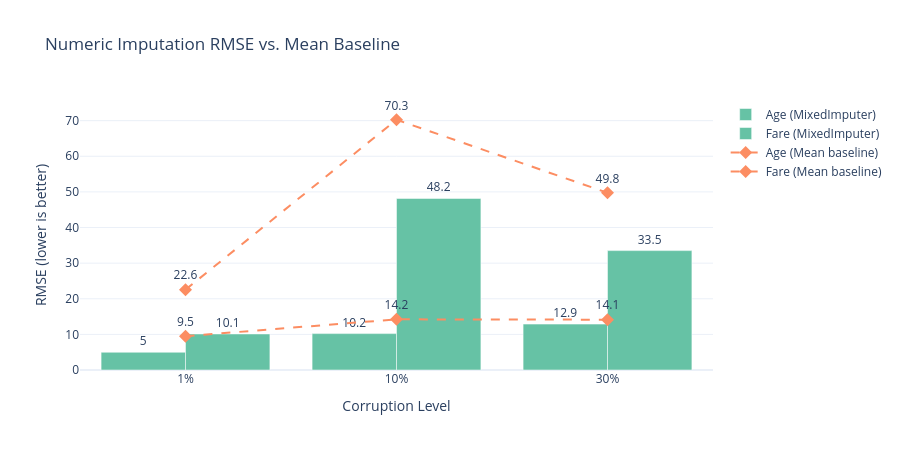

The cell this chart's notebook holds for it:
### Markdown cell above
## 5. Visualizations

### 5a. Numeric Columns — RMSE

Lower is better.  The dashed line shows the **mean-imputation baseline**
(what you'd get by filling every missing `Age`/`Fare` with the column mean).

### Code cell
# ── RMSE bar chart ──
rmse_cols = [c for c in results_df.columns if c.endswith("_rmse") and "_baseline" not in c]
rmse_data = results_df[rmse_cols].copy()
rmse_data.columns = [c.replace("_rmse", "") for c in rmse_cols]

fig_rmse = go.Figure()
for col in rmse_data.columns:
    fig_rmse.add_trace(go.Bar(
        name=f"{col} (MixedImputer)",
        x=rmse_data.index,
        y=rmse_data[col],
        marker_color=COLORS[0],
        text=rmse_data[col].round(1),
        textposition="outside",
    ))

# Baseline lines
bl_cols = [c for c in results_df.columns if c.endswith("_rmse_baseline")]
bl_data = results_df[bl_cols].copy()
bl_data.columns = [c.replace("_rmse_baseline", "") for c in bl_cols]

for i, col in enumerate(bl_data.columns):
    fig_rmse.add_trace(go.Scatter(
        name=f"{col} (Mean baseline)",
        x=bl_data.index,
        y=bl_data[col],
        mode="lines+markers+text",
        marker=dict(color=COLORS[1], size=10, symbol="diamond"),
        line=dict(dash="dash", color=COLORS[1]),
        text=bl_data[col].round(1),
        textposition="top center",
    ))

fig_rmse.update_layout(
    title="Numeric Imputation RMSE vs. Mean Baseline",
    xaxis_title="Corruption Level",
    yaxis_title="RMSE (lower is better)",
    barmode="group",
    template=TEMPLATE,
    height=450,
)
fig_rmse.show()

### Figure 1 — Plotly figure (JSON) as saved in the notebook; plotly's stock layout.template omitted (floating-point values rounded to 4 significant figures)
{"data": [{"marker": {"color": "rgb(102,194,165)"}, "name": "Age (MixedImputer)", "text": [5.0, 10.2, 12.9], "textposition": "outside", "type": "bar", "x": ["1%", "10%", "30%"], "y": [4.982, 10.22, 12.88]}, {"marker": {"color": "rgb(102,194,165)"}, "name": "Fare (MixedImputer)", "text": [10.1, 48.2, 33.5], "textposition": "outside", "type": "bar", "x": ["1%", "10%", "30%"], "y": [10.12, 48.17, 33.51]}, {"line": {"color": "rgb(252,141,98)", "dash": "dash"}, "marker": {"color": "rgb(252,141,98)", "size": 10, "symbol": "diamond"}, "mode": "lines+markers+text", "name": "Age (Mean baseline)", "text": [9.5, 14.2, 14.1], "textposition": "top center", "type": "scatter", "x": ["1%", "10%", "30%"], "y": [9.498, 14.22, 14.13]}, {"line": {"color": "rgb(252,141,98)", "dash": "dash"}, "marker": {"color": "rgb(252,141,98)", "size": 10, "symbol": "diamond"}, "mode": "lines+markers+text", "name": "Fare (Mean baseline)", "text": [22.6, 70.3, 49.8], "textposition": "top center", "type": "scatter", "x": ["1%", "10%", "30%"], "y": [22.56, 70.25, 49.75]}], "layout": {"barmode": "group", "height": 450, "title": {"text": "Numeric Imputation RMSE vs. Mean Baseline"}, "xaxis": {"title": {"text": "Corruption Level"}}, "yaxis": {"title": {"text": "RMSE (lower is better)"}}}}
